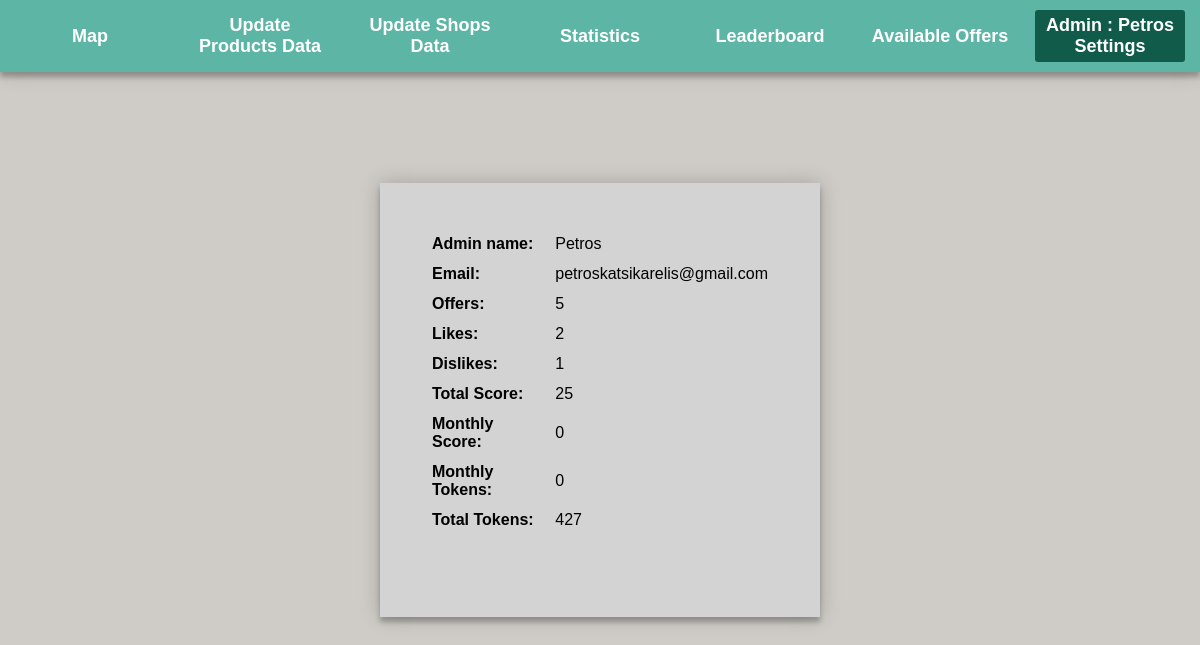
The page /map/admin/admin_settings/adm_settings.php (signed in) on the database its author committed.
### tables this page shows
CREATE TABLE `user` (
  `user_id` int(11) NOT NULL,
  `user_username` varchar(30) NOT NULL,
  `email` varchar(40) NOT NULL,
  `password` varchar(20) NOT NULL,
  `isAdmin` tinyint(1) NOT NULL,
  `total_score` int(11) NOT NULL,
  `monthly_score` int(11) NOT NULL,
  `total_tokens` int(11) NOT NULL,
  `premonth_tokens` int(11) NOT NULL,
  `offers` int(11) NOT NULL,
  `likes` int(11) NOT NULL,
  `dislikes` int(11) NOT NULL
);

### map/admin/admin_settings/adm_settings.php (the view, shortened to what this page needs)
<?php
    $conn = mysqli_connect('localhost','root','', 'web_database');
?>
<!DOCTYPE html>
<html>
<head>
  <link rel="stylesheet"
href="https://unpkg.com/leaflet@1.3.4/dist/leaflet.css"
/>
<link rel="stylesheet" href="https://cdn.jsdelivr.net/npm/leaflet-search@3.0.2/dist/leaflet-search.min.css" />
<link rel="stylesheet" href="/web_database/map/admin/adm.css">
</head>
<body>
  <div class="menu-bar">
  <ul class="Starter Buttons">
     <li><a href="/web_database/map/admin/admin_dashboard.php">Map</a></li>
     <li><a href="/web_database/map/admin/update_products.php">Update Products Data </a></li>
     <li><a href="/web_database/map/admin/update_shops.php">Update Shops Data</a></li>
     <li><a href="/web_database/map/admin/statistics/statistics.php">Statistics</a></li>
     <li><a href="/web_database/map/admin/leaderboard/leaderboard.php">Leaderboard</a></li>
     <li><a href="/web_database/map/admin/show_offers/offers.php">Available Offers</a></li>
     <li class="pressed"><a href="/web_database/map/admin/admin_settings/adm_settings.php">Admin : <?php echo $_SESSION['user_name']; ?> <br>Settings</a></li>
    </ul>
  </div>
  <div class="profile-settings">
    <?php
    $username = $_SESSION['user_name'];
    $sql = "select * from user where user_username = '$username'";
    $result = mysqli_query($conn, $sql);
    while ($row = mysqli_fetch_assoc($result)) {
      echo "<table>";
      echo "<tr><th>Admin name: </th><td>" . $row['user_username'] . "</td></tr>";
      echo "<tr><th>Email: </th><td>" . $row['email'] . "</td></tr>";
      echo "<tr><th>Offers: </th><td>" . $row['offers'] . "</td></tr>";
      echo "<tr><th>Likes: </th><td>" . $row['likes'] . "</td></tr>";
      echo "<tr><th>Dislikes: </th><td>" . $row['dislikes'] . "</td></tr>";
      echo "<tr><th>Total Score: </th><td>" . $row['total_score'] . "</td></tr>";
      echo "<tr><th>Monthly Score: </th><td>" . $row['monthly_score'] . "</td></tr>";
      echo "<tr><th>Monthly Tokens: </th><td>" . $row['premonth_tokens'] . "</td></tr>";
      echo "<tr><th>Total Tokens: </th><td>" . $row['total_tokens'] . "</td></tr>";
      echo "</table><br><br>";
    }
    ?>
  </div>
</body>
</html>

### map/admin/adm.css (style rules this page uses)
* { padding: 0; margin: 0; box-sizing: border-box; }
body { background: #cfcbc6; --color-primary: #5db5a5; --color-primary2: #009579; --color-primary-dark: #007f67; --color-secondary: #252c6a; --color-error: #cc3333; --color-success: #4bb544; background: var(--color-primary) ; background: -webkit-linear-gradient(right, #cfcbc6, #cfcbc6); font-family: sans-serif; -webkit-font-smoothing: antialiased; -moz-osx-font-smoothing: grayscale; --border-radius: 3px; }
.menu-bar { overflow-x: hidden; background-color: #5db5a5; text-align: center; box-shadow: 0 0 20px 0 rgba(0, 0, 0, 0.2), 0 5px 5px 0 rgba(0, 0, 0, 0.24); }
.menu-bar ul { font-weight: 700; display: inline-flex; list-style: none; color: white; font-size: large; position:relative; display: flex; align-items: center; justify-content: center; }
.menu-bar ul li { width:150px; margin:10px; padding:5px; }
a { color: inherit; text-decoration: none; }
.pressed { background-color: #115b4a; color: white; border-radius: 3px; }
.profile-settings { position: absolute; top: 50%; left: 50%; transform: translate(-50%, -50%); z-index: 1; background: #d3d3d3; max-width: 440px; padding: 30px; text-align: left; box-shadow: 0 0 20px 0 rgba(0, 0, 0, 0.2), 0 5px 5px 0 rgba(0, 0, 0, 0.24); }
.profile-settings table th, .profile-settings table td { padding: 5px; }
.profile-settings table { padding: 15px; }

### rows shown on the page
user: user_username "Petros", email "petroskatsikarelis@gmail.com", offers "5", likes "2", dislikes "1", total_score "25", monthly_score "0", premonth_tokens "0", total_tokens "427"

### other values the page prints
$_SESSION['user_name'] "Petros"
